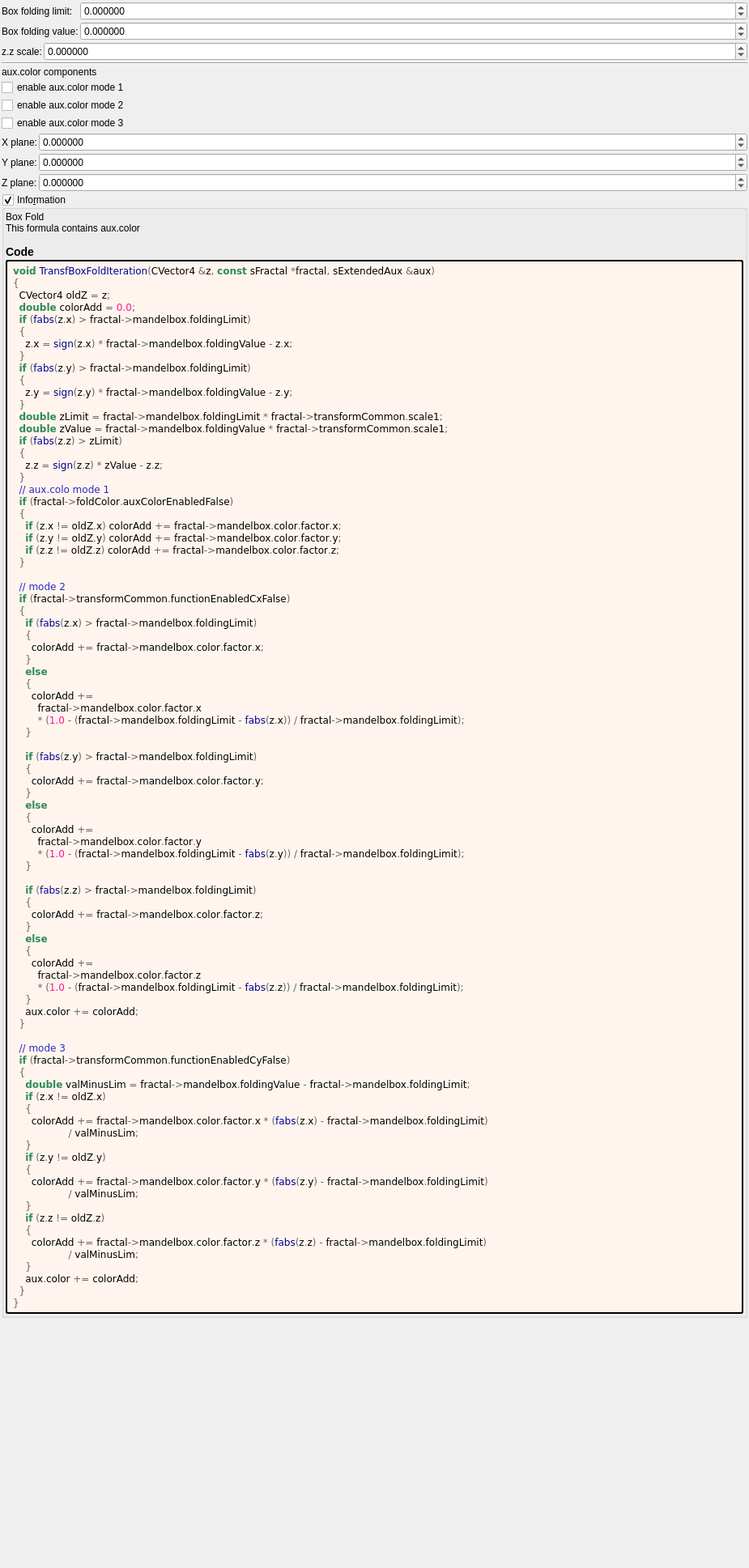
<?xml version="1.0" encoding="UTF-8"?>
<ui version="4.0">
 <class>transf_box_fold</class>
 <widget class="QWidget" name="Form">
  <property name="geometry">
   <rect>
    <x>0</x>
    <y>0</y>
    <width>925</width>
    <height>1937</height>
   </rect>
  </property>
  <property name="windowTitle">
   <string notr="true">transf_box_fold</string>
  </property>
  <layout class="QVBoxLayout" name="verticalLayout">
   <property name="spacing">
    <number>2</number>
   </property>
   <property name="leftMargin">
    <number>2</number>
   </property>
   <property name="topMargin">
    <number>2</number>
   </property>
   <property name="rightMargin">
    <number>2</number>
   </property>
   <property name="bottomMargin">
    <number>2</number>
   </property>
   <item>
    <layout class="QGridLayout" name="gridLayout_12" columnstretch="0,1">
     <property name="spacing">
      <number>2</number>
     </property>
     <item row="0" column="1">
      <widget class="MyDoubleSpinBox" name="spinbox_mandelbox_folding_limit">
       <property name="sizePolicy">
        <sizepolicy hsizetype="Minimum" vsizetype="Maximum">
         <horstretch>0</horstretch>
         <verstretch>0</verstretch>
        </sizepolicy>
       </property>
       <property name="prefix">
        <string/>
       </property>
       <property name="suffix">
        <string/>
       </property>
       <property name="decimals">
        <number>6</number>
       </property>
       <property name="minimum">
        <double>-100.000000000000000</double>
       </property>
       <property name="maximum">
        <double>100.000000000000000</double>
       </property>
       <property name="singleStep">
        <double>0.100000000000000</double>
       </property>
      </widget>
     </item>
     <item row="0" column="0">
      <widget class="QLabel" name="label_47">
       <property name="text">
        <string>Box folding limit:</string>
       </property>
      </widget>
     </item>
     <item row="1" column="1">
      <widget class="MyDoubleSpinBox" name="spinbox_mandelbox_folding_value">
       <property name="sizePolicy">
        <sizepolicy hsizetype="Minimum" vsizetype="Maximum">
         <horstretch>0</horstretch>
         <verstretch>0</verstretch>
        </sizepolicy>
       </property>
       <property name="prefix">
        <string/>
       </property>
       <property name="suffix">
        <string/>
       </property>
       <property name="decimals">
        <number>6</number>
       </property>
       <property name="minimum">
        <double>-100.000000000000000</double>
       </property>
       <property name="maximum">
        <double>100.000000000000000</double>
       </property>
       <property name="singleStep">
        <double>0.100000000000000</double>
       </property>
      </widget>
     </item>
     <item row="1" column="0">
      <widget class="QLabel" name="label_46">
       <property name="text">
        <string>Box folding value:</string>
       </property>
      </widget>
     </item>
    </layout>
   </item>
   <item>
    <layout class="QGridLayout" name="gridLayout_16" columnstretch="0,1">
     <item row="1" column="1">
      <widget class="MyDoubleSpinBox" name="spinbox_transf_scale_1">
       <property name="sizePolicy">
        <sizepolicy hsizetype="Minimum" vsizetype="Maximum">
         <horstretch>0</horstretch>
         <verstretch>0</verstretch>
        </sizepolicy>
       </property>
       <property name="prefix">
        <string/>
       </property>
       <property name="suffix">
        <string/>
       </property>
       <property name="decimals">
        <number>6</number>
       </property>
       <property name="minimum">
        <double>-9.990000000000000</double>
       </property>
       <property name="maximum">
        <double>9.990000000000000</double>
       </property>
       <property name="singleStep">
        <double>0.100000000000000</double>
       </property>
      </widget>
     </item>
     <item row="1" column="0">
      <widget class="QLabel" name="label_172">
       <property name="text">
        <string>z.z scale:</string>
       </property>
      </widget>
     </item>
    </layout>
   </item>
   <item>
    <widget class="Line" name="line">
     <property name="orientation">
      <enum>Qt::Horizontal</enum>
     </property>
    </widget>
   </item>
   <item>
    <layout class="QGridLayout" name="gridLayout_13" columnstretch="0,0,1">
     <property name="spacing">
      <number>2</number>
     </property>
     <item row="2" column="0" colspan="3">
      <widget class="MyCheckBox" name="checkBox_transf_function_enabledCx_false">
       <property name="text">
        <string notr="true">enable aux.color mode 2</string>
       </property>
      </widget>
     </item>
     <item row="5" column="0" colspan="2">
      <widget class="QLabel" name="label_26">
       <property name="text">
        <string>Y plane:</string>
       </property>
      </widget>
     </item>
     <item row="4" column="2">
      <widget class="MyDoubleSpinBox" name="spinbox3_mandelbox_color_x">
       <property name="sizePolicy">
        <sizepolicy hsizetype="Minimum" vsizetype="Maximum">
         <horstretch>0</horstretch>
         <verstretch>0</verstretch>
        </sizepolicy>
       </property>
       <property name="prefix">
        <string/>
       </property>
       <property name="suffix">
        <string/>
       </property>
       <property name="decimals">
        <number>6</number>
       </property>
       <property name="minimum">
        <double>-100.000000000000000</double>
       </property>
       <property name="maximum">
        <double>100.000000000000000</double>
       </property>
       <property name="singleStep">
        <double>0.100000000000000</double>
       </property>
      </widget>
     </item>
     <item row="3" column="0" colspan="3">
      <widget class="MyCheckBox" name="checkBox_transf_function_enabledCy_false">
       <property name="text">
        <string notr="true">enable aux.color mode 3</string>
       </property>
      </widget>
     </item>
     <item row="0" column="0" colspan="3">
      <widget class="QLabel" name="label_27">
       <property name="text">
        <string>aux.color components</string>
       </property>
      </widget>
     </item>
     <item row="5" column="2">
      <widget class="MyDoubleSpinBox" name="spinbox3_mandelbox_color_y">
       <property name="sizePolicy">
        <sizepolicy hsizetype="Minimum" vsizetype="Maximum">
         <horstretch>0</horstretch>
         <verstretch>0</verstretch>
        </sizepolicy>
       </property>
       <property name="prefix">
        <string/>
       </property>
       <property name="suffix">
        <string/>
       </property>
       <property name="decimals">
        <number>6</number>
       </property>
       <property name="minimum">
        <double>-100.000000000000000</double>
       </property>
       <property name="maximum">
        <double>100.000000000000000</double>
       </property>
       <property name="singleStep">
        <double>0.100000000000000</double>
       </property>
      </widget>
     </item>
     <item row="1" column="0" colspan="3">
      <widget class="MyCheckBox" name="checkBox_fold_color_aux_color_enabled_false">
       <property name="text">
        <string notr="true">enable aux.color mode 1</string>
       </property>
      </widget>
     </item>
     <item row="6" column="2">
      <widget class="MyDoubleSpinBox" name="spinbox3_mandelbox_color_z">
       <property name="sizePolicy">
        <sizepolicy hsizetype="Minimum" vsizetype="Maximum">
         <horstretch>0</horstretch>
         <verstretch>0</verstretch>
        </sizepolicy>
       </property>
       <property name="prefix">
        <string/>
       </property>
       <property name="suffix">
        <string/>
       </property>
       <property name="decimals">
        <number>6</number>
       </property>
       <property name="minimum">
        <double>-100.000000000000000</double>
       </property>
       <property name="maximum">
        <double>100.000000000000000</double>
       </property>
       <property name="singleStep">
        <double>0.100000000000000</double>
       </property>
      </widget>
     </item>
     <item row="4" column="0" colspan="2">
      <widget class="QLabel" name="label_25">
       <property name="text">
        <string>X plane:</string>
       </property>
      </widget>
     </item>
     <item row="6" column="0" colspan="2">
      <widget class="QLabel" name="label_30">
       <property name="text">
        <string>Z plane:</string>
       </property>
      </widget>
     </item>
    </layout>
   </item>
   <item>
    <widget class="MyGroupBox" name="groupCheck_info">
     <property name="title">
      <string>Info&amp;rmation</string>
     </property>
     <property name="flat">
      <bool>false</bool>
     </property>
     <property name="checkable">
      <bool>true</bool>
     </property>
     <layout class="QVBoxLayout" name="verticalLayout_2">
      <property name="spacing">
       <number>2</number>
      </property>
      <property name="leftMargin">
       <number>2</number>
      </property>
      <property name="topMargin">
       <number>2</number>
      </property>
      <property name="rightMargin">
       <number>2</number>
      </property>
      <property name="bottomMargin">
       <number>2</number>
      </property>
      <item>
       <widget class="QLabel" name="label_information_general">
        <property name="text">
         <string notr="true">&lt;p&gt;Box Fold&lt;br&gt;This formula contains aux.color&lt;/p&gt;&lt;table&gt;
&lt;/table&gt;
&lt;h3&gt;Code&lt;/h3&gt;</string>
        </property>
        <property name="wordWrap">
         <bool>true</bool>
        </property>
        <property name="openExternalLinks">
         <bool>true</bool>
        </property>
        <property name="textInteractionFlags">
         <set>Qt::LinksAccessibleByMouse|Qt::TextSelectableByMouse</set>
        </property>
       </widget>
      </item>
      <item>
       <widget class="QLabel" name="label_code_content">
        <property name="styleSheet">
         <string notr="true">border-style: outset; border-width: 2px; border-radius: 3px; border-color: black; background-color: #fff5ee; padding: 4px;</string>
        </property>
        <property name="text">
         <string notr="true">&lt;body style=&quot;background-color:#fff5ee&quot;&gt;
&lt;pre style=&quot;color:#000000; background-color:#fff5ee;  font-family:'Courier New',monospace;&quot;&gt;&lt;span style=&quot;color:#2e8b57; font-weight:bold&quot;&gt;void&lt;/span&gt; &lt;span style=&quot;color:#00008f&quot;&gt;TransfBoxFoldIteration&lt;/span&gt;&lt;span style=&quot;color:#676767&quot;&gt;(&lt;/span&gt;CVector4 &lt;span style=&quot;color:#676767&quot;&gt;&amp;amp;&lt;/span&gt;z&lt;span style=&quot;color:#676767&quot;&gt;,&lt;/span&gt; &lt;span style=&quot;color:#2e8b57; font-weight:bold&quot;&gt;const&lt;/span&gt; sFractal &lt;span style=&quot;color:#676767&quot;&gt;*&lt;/span&gt;fractal&lt;span style=&quot;color:#676767&quot;&gt;,&lt;/span&gt; sExtendedAux &lt;span style=&quot;color:#676767&quot;&gt;&amp;amp;&lt;/span&gt;aux&lt;span style=&quot;color:#676767&quot;&gt;)&lt;/span&gt;
&lt;span style=&quot;color:#676767&quot;&gt;{&lt;/span&gt;
  CVector4 oldZ &lt;span style=&quot;color:#676767&quot;&gt;=&lt;/span&gt; z&lt;span style=&quot;color:#676767&quot;&gt;;&lt;/span&gt;
  &lt;span style=&quot;color:#2e8b57; font-weight:bold&quot;&gt;double&lt;/span&gt; colorAdd &lt;span style=&quot;color:#676767&quot;&gt;=&lt;/span&gt; &lt;span style=&quot;color:#ff1493&quot;&gt;0.0&lt;/span&gt;&lt;span style=&quot;color:#676767&quot;&gt;;&lt;/span&gt;
  &lt;span style=&quot;color:#2e8b57; font-weight:bold&quot;&gt;if&lt;/span&gt; &lt;span style=&quot;color:#676767&quot;&gt;(&lt;/span&gt;&lt;span style=&quot;color:#00008f&quot;&gt;fabs&lt;/span&gt;&lt;span style=&quot;color:#676767&quot;&gt;(&lt;/span&gt;z&lt;span style=&quot;color:#676767&quot;&gt;.&lt;/span&gt;x&lt;span style=&quot;color:#676767&quot;&gt;) &amp;gt;&lt;/span&gt; fractal&lt;span style=&quot;color:#676767&quot;&gt;-&amp;gt;&lt;/span&gt;mandelbox&lt;span style=&quot;color:#676767&quot;&gt;.&lt;/span&gt;foldingLimit&lt;span style=&quot;color:#676767&quot;&gt;)&lt;/span&gt;
  &lt;span style=&quot;color:#676767&quot;&gt;{&lt;/span&gt;
    z&lt;span style=&quot;color:#676767&quot;&gt;.&lt;/span&gt;x &lt;span style=&quot;color:#676767&quot;&gt;=&lt;/span&gt; &lt;span style=&quot;color:#00008f&quot;&gt;sign&lt;/span&gt;&lt;span style=&quot;color:#676767&quot;&gt;(&lt;/span&gt;z&lt;span style=&quot;color:#676767&quot;&gt;.&lt;/span&gt;x&lt;span style=&quot;color:#676767&quot;&gt;) *&lt;/span&gt; fractal&lt;span style=&quot;color:#676767&quot;&gt;-&amp;gt;&lt;/span&gt;mandelbox&lt;span style=&quot;color:#676767&quot;&gt;.&lt;/span&gt;foldingValue &lt;span style=&quot;color:#676767&quot;&gt;-&lt;/span&gt; z&lt;span style=&quot;color:#676767&quot;&gt;.&lt;/span&gt;x&lt;span style=&quot;color:#676767&quot;&gt;;&lt;/span&gt;
  &lt;span style=&quot;color:#676767&quot;&gt;}&lt;/span&gt;
  &lt;span style=&quot;color:#2e8b57; font-weight:bold&quot;&gt;if&lt;/span&gt; &lt;span style=&quot;color:#676767&quot;&gt;(&lt;/span&gt;&lt;span style=&quot;color:#00008f&quot;&gt;fabs&lt;/span&gt;&lt;span style=&quot;color:#676767&quot;&gt;(&lt;/span&gt;z&lt;span style=&quot;color:#676767&quot;&gt;.&lt;/span&gt;y&lt;span style=&quot;color:#676767&quot;&gt;) &amp;gt;&lt;/span&gt; fractal&lt;span style=&quot;color:#676767&quot;&gt;-&amp;gt;&lt;/span&gt;mandelbox&lt;span style=&quot;color:#676767&quot;&gt;.&lt;/span&gt;foldingLimit&lt;span style=&quot;color:#676767&quot;&gt;)&lt;/span&gt;
  &lt;span style=&quot;color:#676767&quot;&gt;{&lt;/span&gt;
    z&lt;span style=&quot;color:#676767&quot;&gt;.&lt;/span&gt;y &lt;span style=&quot;color:#676767&quot;&gt;=&lt;/span&gt; &lt;span style=&quot;color:#00008f&quot;&gt;sign&lt;/span&gt;&lt;span style=&quot;color:#676767&quot;&gt;(&lt;/span&gt;z&lt;span style=&quot;color:#676767&quot;&gt;.&lt;/span&gt;y&lt;span style=&quot;color:#676767&quot;&gt;) *&lt;/span&gt; fractal&lt;span style=&quot;color:#676767&quot;&gt;-&amp;gt;&lt;/span&gt;mandelbox&lt;span style=&quot;color:#676767&quot;&gt;.&lt;/span&gt;foldingValue &lt;span style=&quot;color:#676767&quot;&gt;-&lt;/span&gt; z&lt;span style=&quot;color:#676767&quot;&gt;.&lt;/span&gt;y&lt;span style=&quot;color:#676767&quot;&gt;;&lt;/span&gt;
  &lt;span style=&quot;color:#676767&quot;&gt;}&lt;/span&gt;
  &lt;span style=&quot;color:#2e8b57; font-weight:bold&quot;&gt;double&lt;/span&gt; zLimit &lt;span style=&quot;color:#676767&quot;&gt;=&lt;/span&gt; fractal&lt;span style=&quot;color:#676767&quot;&gt;-&amp;gt;&lt;/span&gt;mandelbox&lt;span style=&quot;color:#676767&quot;&gt;.&lt;/span&gt;foldingLimit &lt;span style=&quot;color:#676767&quot;&gt;*&lt;/span&gt; fractal&lt;span style=&quot;color:#676767&quot;&gt;-&amp;gt;&lt;/span&gt;transformCommon&lt;span style=&quot;color:#676767&quot;&gt;.&lt;/span&gt;scale1&lt;span style=&quot;color:#676767&quot;&gt;;&lt;/span&gt;
  &lt;span style=&quot;color:#2e8b57; font-weight:bold&quot;&gt;double&lt;/span&gt; zValue &lt;span style=&quot;color:#676767&quot;&gt;=&lt;/span&gt; fractal&lt;span style=&quot;color:#676767&quot;&gt;-&amp;gt;&lt;/span&gt;mandelbox&lt;span style=&quot;color:#676767&quot;&gt;.&lt;/span&gt;foldingValue &lt;span style=&quot;color:#676767&quot;&gt;*&lt;/span&gt; fractal&lt;span style=&quot;color:#676767&quot;&gt;-&amp;gt;&lt;/span&gt;transformCommon&lt;span style=&quot;color:#676767&quot;&gt;.&lt;/span&gt;scale1&lt;span style=&quot;color:#676767&quot;&gt;;&lt;/span&gt;
  &lt;span style=&quot;color:#2e8b57; font-weight:bold&quot;&gt;if&lt;/span&gt; &lt;span style=&quot;color:#676767&quot;&gt;(&lt;/span&gt;&lt;span style=&quot;color:#00008f&quot;&gt;fabs&lt;/span&gt;&lt;span style=&quot;color:#676767&quot;&gt;(&lt;/span&gt;z&lt;span style=&quot;color:#676767&quot;&gt;.&lt;/span&gt;z&lt;span style=&quot;color:#676767&quot;&gt;) &amp;gt;&lt;/span&gt; zLimit&lt;span style=&quot;color:#676767&quot;&gt;)&lt;/span&gt;
  &lt;span style=&quot;color:#676767&quot;&gt;{&lt;/span&gt;
    z&lt;span style=&quot;color:#676767&quot;&gt;.&lt;/span&gt;z &lt;span style=&quot;color:#676767&quot;&gt;=&lt;/span&gt; &lt;span style=&quot;color:#00008f&quot;&gt;sign&lt;/span&gt;&lt;span style=&quot;color:#676767&quot;&gt;(&lt;/span&gt;z&lt;span style=&quot;color:#676767&quot;&gt;.&lt;/span&gt;z&lt;span style=&quot;color:#676767&quot;&gt;) *&lt;/span&gt; zValue &lt;span style=&quot;color:#676767&quot;&gt;-&lt;/span&gt; z&lt;span style=&quot;color:#676767&quot;&gt;.&lt;/span&gt;z&lt;span style=&quot;color:#676767&quot;&gt;;&lt;/span&gt;
  &lt;span style=&quot;color:#676767&quot;&gt;}&lt;/span&gt;
  &lt;span style=&quot;color:#2929cc&quot;&gt;// aux.colo mode 1&lt;/span&gt;
  &lt;span style=&quot;color:#2e8b57; font-weight:bold&quot;&gt;if&lt;/span&gt; &lt;span style=&quot;color:#676767&quot;&gt;(&lt;/span&gt;fractal&lt;span style=&quot;color:#676767&quot;&gt;-&amp;gt;&lt;/span&gt;foldColor&lt;span style=&quot;color:#676767&quot;&gt;.&lt;/span&gt;auxColorEnabledFalse&lt;span style=&quot;color:#676767&quot;&gt;)&lt;/span&gt;
  &lt;span style=&quot;color:#676767&quot;&gt;{&lt;/span&gt;
    &lt;span style=&quot;color:#2e8b57; font-weight:bold&quot;&gt;if&lt;/span&gt; &lt;span style=&quot;color:#676767&quot;&gt;(&lt;/span&gt;z&lt;span style=&quot;color:#676767&quot;&gt;.&lt;/span&gt;x &lt;span style=&quot;color:#676767&quot;&gt;!=&lt;/span&gt; oldZ&lt;span style=&quot;color:#676767&quot;&gt;.&lt;/span&gt;x&lt;span style=&quot;color:#676767&quot;&gt;)&lt;/span&gt; colorAdd &lt;span style=&quot;color:#676767&quot;&gt;+=&lt;/span&gt; fractal&lt;span style=&quot;color:#676767&quot;&gt;-&amp;gt;&lt;/span&gt;mandelbox&lt;span style=&quot;color:#676767&quot;&gt;.&lt;/span&gt;color&lt;span style=&quot;color:#676767&quot;&gt;.&lt;/span&gt;factor&lt;span style=&quot;color:#676767&quot;&gt;.&lt;/span&gt;x&lt;span style=&quot;color:#676767&quot;&gt;;&lt;/span&gt;
    &lt;span style=&quot;color:#2e8b57; font-weight:bold&quot;&gt;if&lt;/span&gt; &lt;span style=&quot;color:#676767&quot;&gt;(&lt;/span&gt;z&lt;span style=&quot;color:#676767&quot;&gt;.&lt;/span&gt;y &lt;span style=&quot;color:#676767&quot;&gt;!=&lt;/span&gt; oldZ&lt;span style=&quot;color:#676767&quot;&gt;.&lt;/span&gt;y&lt;span style=&quot;color:#676767&quot;&gt;)&lt;/span&gt; colorAdd &lt;span style=&quot;color:#676767&quot;&gt;+=&lt;/span&gt; fractal&lt;span style=&quot;color:#676767&quot;&gt;-&amp;gt;&lt;/span&gt;mandelbox&lt;span style=&quot;color:#676767&quot;&gt;.&lt;/span&gt;color&lt;span style=&quot;color:#676767&quot;&gt;.&lt;/span&gt;factor&lt;span style=&quot;color:#676767&quot;&gt;.&lt;/span&gt;y&lt;span style=&quot;color:#676767&quot;&gt;;&lt;/span&gt;
    &lt;span style=&quot;color:#2e8b57; font-weight:bold&quot;&gt;if&lt;/span&gt; &lt;span style=&quot;color:#676767&quot;&gt;(&lt;/span&gt;z&lt;span style=&quot;color:#676767&quot;&gt;.&lt;/span&gt;z &lt;span style=&quot;color:#676767&quot;&gt;!=&lt;/span&gt; oldZ&lt;span style=&quot;color:#676767&quot;&gt;.&lt;/span&gt;z&lt;span style=&quot;color:#676767&quot;&gt;)&lt;/span&gt; colorAdd &lt;span style=&quot;color:#676767&quot;&gt;+=&lt;/span&gt; fractal&lt;span style=&quot;color:#676767&quot;&gt;-&amp;gt;&lt;/span&gt;mandelbox&lt;span style=&quot;color:#676767&quot;&gt;.&lt;/span&gt;color&lt;span style=&quot;color:#676767&quot;&gt;.&lt;/span&gt;factor&lt;span style=&quot;color:#676767&quot;&gt;.&lt;/span&gt;z&lt;span style=&quot;color:#676767&quot;&gt;;&lt;/span&gt;
  &lt;span style=&quot;color:#676767&quot;&gt;}&lt;/span&gt;

  &lt;span style=&quot;color:#2929cc&quot;&gt;// mode 2&lt;/span&gt;
  &lt;span style=&quot;color:#2e8b57; font-weight:bold&quot;&gt;if&lt;/span&gt; &lt;span style=&quot;color:#676767&quot;&gt;(&lt;/span&gt;fractal&lt;span style=&quot;color:#676767&quot;&gt;-&amp;gt;&lt;/span&gt;transformCommon&lt;span style=&quot;color:#676767&quot;&gt;.&lt;/span&gt;functionEnabledCxFalse&lt;span style=&quot;color:#676767&quot;&gt;)&lt;/span&gt;
  &lt;span style=&quot;color:#676767&quot;&gt;{&lt;/span&gt;
    &lt;span style=&quot;color:#2e8b57; font-weight:bold&quot;&gt;if&lt;/span&gt; &lt;span style=&quot;color:#676767&quot;&gt;(&lt;/span&gt;&lt;span style=&quot;color:#00008f&quot;&gt;fabs&lt;/span&gt;&lt;span style=&quot;color:#676767&quot;&gt;(&lt;/span&gt;z&lt;span style=&quot;color:#676767&quot;&gt;.&lt;/span&gt;x&lt;span style=&quot;color:#676767&quot;&gt;) &amp;gt;&lt;/span&gt; fractal&lt;span style=&quot;color:#676767&quot;&gt;-&amp;gt;&lt;/span&gt;mandelbox&lt;span style=&quot;color:#676767&quot;&gt;.&lt;/span&gt;foldingLimit&lt;span style=&quot;color:#676767&quot;&gt;)&lt;/span&gt;
    &lt;span style=&quot;color:#676767&quot;&gt;{&lt;/span&gt;
      colorAdd &lt;span style=&quot;color:#676767&quot;&gt;+=&lt;/span&gt; fractal&lt;span style=&quot;color:#676767&quot;&gt;-&amp;gt;&lt;/span&gt;mandelbox&lt;span style=&quot;color:#676767&quot;&gt;.&lt;/span&gt;color&lt;span style=&quot;color:#676767&quot;&gt;.&lt;/span&gt;factor&lt;span style=&quot;color:#676767&quot;&gt;.&lt;/span&gt;x&lt;span style=&quot;color:#676767&quot;&gt;;&lt;/span&gt;
    &lt;span style=&quot;color:#676767&quot;&gt;}&lt;/span&gt;
    &lt;span style=&quot;color:#2e8b57; font-weight:bold&quot;&gt;else&lt;/span&gt;
    &lt;span style=&quot;color:#676767&quot;&gt;{&lt;/span&gt;
      colorAdd &lt;span style=&quot;color:#676767&quot;&gt;+=&lt;/span&gt;
        fractal&lt;span style=&quot;color:#676767&quot;&gt;-&amp;gt;&lt;/span&gt;mandelbox&lt;span style=&quot;color:#676767&quot;&gt;.&lt;/span&gt;color&lt;span style=&quot;color:#676767&quot;&gt;.&lt;/span&gt;factor&lt;span style=&quot;color:#676767&quot;&gt;.&lt;/span&gt;x
        &lt;span style=&quot;color:#676767&quot;&gt;* (&lt;/span&gt;&lt;span style=&quot;color:#ff1493&quot;&gt;1.0&lt;/span&gt; &lt;span style=&quot;color:#676767&quot;&gt;- (&lt;/span&gt;fractal&lt;span style=&quot;color:#676767&quot;&gt;-&amp;gt;&lt;/span&gt;mandelbox&lt;span style=&quot;color:#676767&quot;&gt;.&lt;/span&gt;foldingLimit &lt;span style=&quot;color:#676767&quot;&gt;-&lt;/span&gt; &lt;span style=&quot;color:#00008f&quot;&gt;fabs&lt;/span&gt;&lt;span style=&quot;color:#676767&quot;&gt;(&lt;/span&gt;z&lt;span style=&quot;color:#676767&quot;&gt;.&lt;/span&gt;x&lt;span style=&quot;color:#676767&quot;&gt;)) /&lt;/span&gt; fractal&lt;span style=&quot;color:#676767&quot;&gt;-&amp;gt;&lt;/span&gt;mandelbox&lt;span style=&quot;color:#676767&quot;&gt;.&lt;/span&gt;foldingLimit&lt;span style=&quot;color:#676767&quot;&gt;);&lt;/span&gt;
    &lt;span style=&quot;color:#676767&quot;&gt;}&lt;/span&gt;

    &lt;span style=&quot;color:#2e8b57; font-weight:bold&quot;&gt;if&lt;/span&gt; &lt;span style=&quot;color:#676767&quot;&gt;(&lt;/span&gt;&lt;span style=&quot;color:#00008f&quot;&gt;fabs&lt;/span&gt;&lt;span style=&quot;color:#676767&quot;&gt;(&lt;/span&gt;z&lt;span style=&quot;color:#676767&quot;&gt;.&lt;/span&gt;y&lt;span style=&quot;color:#676767&quot;&gt;) &amp;gt;&lt;/span&gt; fractal&lt;span style=&quot;color:#676767&quot;&gt;-&amp;gt;&lt;/span&gt;mandelbox&lt;span style=&quot;color:#676767&quot;&gt;.&lt;/span&gt;foldingLimit&lt;span style=&quot;color:#676767&quot;&gt;)&lt;/span&gt;
    &lt;span style=&quot;color:#676767&quot;&gt;{&lt;/span&gt;
      colorAdd &lt;span style=&quot;color:#676767&quot;&gt;+=&lt;/span&gt; fractal&lt;span style=&quot;color:#676767&quot;&gt;-&amp;gt;&lt;/span&gt;mandelbox&lt;span style=&quot;color:#676767&quot;&gt;.&lt;/span&gt;color&lt;span style=&quot;color:#676767&quot;&gt;.&lt;/span&gt;factor&lt;span style=&quot;color:#676767&quot;&gt;.&lt;/span&gt;y&lt;span style=&quot;color:#676767&quot;&gt;;&lt;/span&gt;
    &lt;span style=&quot;color:#676767&quot;&gt;}&lt;/span&gt;
    &lt;span style=&quot;color:#2e8b57; font-weight:bold&quot;&gt;else&lt;/span&gt;
    &lt;span style=&quot;color:#676767&quot;&gt;{&lt;/span&gt;
      colorAdd &lt;span style=&quot;color:#676767&quot;&gt;+=&lt;/span&gt;
        fractal&lt;span style=&quot;color:#676767&quot;&gt;-&amp;gt;&lt;/span&gt;mandelbox&lt;span style=&quot;color:#676767&quot;&gt;.&lt;/span&gt;color&lt;span style=&quot;color:#676767&quot;&gt;.&lt;/span&gt;factor&lt;span style=&quot;color:#676767&quot;&gt;.&lt;/span&gt;y
        &lt;span style=&quot;color:#676767&quot;&gt;* (&lt;/span&gt;&lt;span style=&quot;color:#ff1493&quot;&gt;1.0&lt;/span&gt; &lt;span style=&quot;color:#676767&quot;&gt;- (&lt;/span&gt;fractal&lt;span style=&quot;color:#676767&quot;&gt;-&amp;gt;&lt;/span&gt;mandelbox&lt;span style=&quot;color:#676767&quot;&gt;.&lt;/span&gt;foldingLimit &lt;span style=&quot;color:#676767&quot;&gt;-&lt;/span&gt; &lt;span style=&quot;color:#00008f&quot;&gt;fabs&lt;/span&gt;&lt;span style=&quot;color:#676767&quot;&gt;(&lt;/span&gt;z&lt;span style=&quot;color:#676767&quot;&gt;.&lt;/span&gt;y&lt;span style=&quot;color:#676767&quot;&gt;)) /&lt;/span&gt; fractal&lt;span style=&quot;color:#676767&quot;&gt;-&amp;gt;&lt;/span&gt;mandelbox&lt;span style=&quot;color:#676767&quot;&gt;.&lt;/span&gt;foldingLimit&lt;span style=&quot;color:#676767&quot;&gt;);&lt;/span&gt;
    &lt;span style=&quot;color:#676767&quot;&gt;}&lt;/span&gt;

    &lt;span style=&quot;color:#2e8b57; font-weight:bold&quot;&gt;if&lt;/span&gt; &lt;span style=&quot;color:#676767&quot;&gt;(&lt;/span&gt;&lt;span style=&quot;color:#00008f&quot;&gt;fabs&lt;/span&gt;&lt;span style=&quot;color:#676767&quot;&gt;(&lt;/span&gt;z&lt;span style=&quot;color:#676767&quot;&gt;.&lt;/span&gt;z&lt;span style=&quot;color:#676767&quot;&gt;) &amp;gt;&lt;/span&gt; fractal&lt;span style=&quot;color:#676767&quot;&gt;-&amp;gt;&lt;/span&gt;mandelbox&lt;span style=&quot;color:#676767&quot;&gt;.&lt;/span&gt;foldingLimit&lt;span style=&quot;color:#676767&quot;&gt;)&lt;/span&gt;
    &lt;span style=&quot;color:#676767&quot;&gt;{&lt;/span&gt;
      colorAdd &lt;span style=&quot;color:#676767&quot;&gt;+=&lt;/span&gt; fractal&lt;span style=&quot;color:#676767&quot;&gt;-&amp;gt;&lt;/span&gt;mandelbox&lt;span style=&quot;color:#676767&quot;&gt;.&lt;/span&gt;color&lt;span style=&quot;color:#676767&quot;&gt;.&lt;/span&gt;factor&lt;span style=&quot;color:#676767&quot;&gt;.&lt;/span&gt;z&lt;span style=&quot;color:#676767&quot;&gt;;&lt;/span&gt;
    &lt;span style=&quot;color:#676767&quot;&gt;}&lt;/span&gt;
    &lt;span style=&quot;color:#2e8b57; font-weight:bold&quot;&gt;else&lt;/span&gt;
    &lt;span style=&quot;color:#676767&quot;&gt;{&lt;/span&gt;
      colorAdd &lt;span style=&quot;color:#676767&quot;&gt;+=&lt;/span&gt;
        fractal&lt;span style=&quot;color:#676767&quot;&gt;-&amp;gt;&lt;/span&gt;mandelbox&lt;span style=&quot;color:#676767&quot;&gt;.&lt;/span&gt;color&lt;span style=&quot;color:#676767&quot;&gt;.&lt;/span&gt;factor&lt;span style=&quot;color:#676767&quot;&gt;.&lt;/span&gt;z
        &lt;span style=&quot;color:#676767&quot;&gt;* (&lt;/span&gt;&lt;span style=&quot;color:#ff1493&quot;&gt;1.0&lt;/span&gt; &lt;span style=&quot;color:#676767&quot;&gt;- (&lt;/span&gt;fractal&lt;span style=&quot;color:#676767&quot;&gt;-&amp;gt;&lt;/span&gt;mandelbox&lt;span style=&quot;color:#676767&quot;&gt;.&lt;/span&gt;foldingLimit &lt;span style=&quot;color:#676767&quot;&gt;-&lt;/span&gt; &lt;span style=&quot;color:#00008f&quot;&gt;fabs&lt;/span&gt;&lt;span style=&quot;color:#676767&quot;&gt;(&lt;/span&gt;z&lt;span style=&quot;color:#676767&quot;&gt;.&lt;/span&gt;z&lt;span style=&quot;color:#676767&quot;&gt;)) /&lt;/span&gt; fractal&lt;span style=&quot;color:#676767&quot;&gt;-&amp;gt;&lt;/span&gt;mandelbox&lt;span style=&quot;color:#676767&quot;&gt;.&lt;/span&gt;foldingLimit&lt;span style=&quot;color:#676767&quot;&gt;);&lt;/span&gt;
    &lt;span style=&quot;color:#676767&quot;&gt;}&lt;/span&gt;
    aux&lt;span style=&quot;color:#676767&quot;&gt;.&lt;/span&gt;color &lt;span style=&quot;color:#676767&quot;&gt;+=&lt;/span&gt; colorAdd&lt;span style=&quot;color:#676767&quot;&gt;;&lt;/span&gt;
  &lt;span style=&quot;color:#676767&quot;&gt;}&lt;/span&gt;

  &lt;span style=&quot;color:#2929cc&quot;&gt;// mode 3&lt;/span&gt;
  &lt;span style=&quot;color:#2e8b57; font-weight:bold&quot;&gt;if&lt;/span&gt; &lt;span style=&quot;color:#676767&quot;&gt;(&lt;/span&gt;fractal&lt;span style=&quot;color:#676767&quot;&gt;-&amp;gt;&lt;/span&gt;transformCommon&lt;span style=&quot;color:#676767&quot;&gt;.&lt;/span&gt;functionEnabledCyFalse&lt;span style=&quot;color:#676767&quot;&gt;)&lt;/span&gt;
  &lt;span style=&quot;color:#676767&quot;&gt;{&lt;/span&gt;
    &lt;span style=&quot;color:#2e8b57; font-weight:bold&quot;&gt;double&lt;/span&gt; valMinusLim &lt;span style=&quot;color:#676767&quot;&gt;=&lt;/span&gt; fractal&lt;span style=&quot;color:#676767&quot;&gt;-&amp;gt;&lt;/span&gt;mandelbox&lt;span style=&quot;color:#676767&quot;&gt;.&lt;/span&gt;foldingValue &lt;span style=&quot;color:#676767&quot;&gt;-&lt;/span&gt; fractal&lt;span style=&quot;color:#676767&quot;&gt;-&amp;gt;&lt;/span&gt;mandelbox&lt;span style=&quot;color:#676767&quot;&gt;.&lt;/span&gt;foldingLimit&lt;span style=&quot;color:#676767&quot;&gt;;&lt;/span&gt;
    &lt;span style=&quot;color:#2e8b57; font-weight:bold&quot;&gt;if&lt;/span&gt; &lt;span style=&quot;color:#676767&quot;&gt;(&lt;/span&gt;z&lt;span style=&quot;color:#676767&quot;&gt;.&lt;/span&gt;x &lt;span style=&quot;color:#676767&quot;&gt;!=&lt;/span&gt; oldZ&lt;span style=&quot;color:#676767&quot;&gt;.&lt;/span&gt;x&lt;span style=&quot;color:#676767&quot;&gt;)&lt;/span&gt;
    &lt;span style=&quot;color:#676767&quot;&gt;{&lt;/span&gt;
      colorAdd &lt;span style=&quot;color:#676767&quot;&gt;+=&lt;/span&gt; fractal&lt;span style=&quot;color:#676767&quot;&gt;-&amp;gt;&lt;/span&gt;mandelbox&lt;span style=&quot;color:#676767&quot;&gt;.&lt;/span&gt;color&lt;span style=&quot;color:#676767&quot;&gt;.&lt;/span&gt;factor&lt;span style=&quot;color:#676767&quot;&gt;.&lt;/span&gt;x &lt;span style=&quot;color:#676767&quot;&gt;* (&lt;/span&gt;&lt;span style=&quot;color:#00008f&quot;&gt;fabs&lt;/span&gt;&lt;span style=&quot;color:#676767&quot;&gt;(&lt;/span&gt;z&lt;span style=&quot;color:#676767&quot;&gt;.&lt;/span&gt;x&lt;span style=&quot;color:#676767&quot;&gt;) -&lt;/span&gt; fractal&lt;span style=&quot;color:#676767&quot;&gt;-&amp;gt;&lt;/span&gt;mandelbox&lt;span style=&quot;color:#676767&quot;&gt;.&lt;/span&gt;foldingLimit&lt;span style=&quot;color:#676767&quot;&gt;)&lt;/span&gt;
                  &lt;span style=&quot;color:#676767&quot;&gt;/&lt;/span&gt; valMinusLim&lt;span style=&quot;color:#676767&quot;&gt;;&lt;/span&gt;
    &lt;span style=&quot;color:#676767&quot;&gt;}&lt;/span&gt;
    &lt;span style=&quot;color:#2e8b57; font-weight:bold&quot;&gt;if&lt;/span&gt; &lt;span style=&quot;color:#676767&quot;&gt;(&lt;/span&gt;z&lt;span style=&quot;color:#676767&quot;&gt;.&lt;/span&gt;y &lt;span style=&quot;color:#676767&quot;&gt;!=&lt;/span&gt; oldZ&lt;span style=&quot;color:#676767&quot;&gt;.&lt;/span&gt;y&lt;span style=&quot;color:#676767&quot;&gt;)&lt;/span&gt;
    &lt;span style=&quot;color:#676767&quot;&gt;{&lt;/span&gt;
      colorAdd &lt;span style=&quot;color:#676767&quot;&gt;+=&lt;/span&gt; fractal&lt;span style=&quot;color:#676767&quot;&gt;-&amp;gt;&lt;/span&gt;mandelbox&lt;span style=&quot;color:#676767&quot;&gt;.&lt;/span&gt;color&lt;span style=&quot;color:#676767&quot;&gt;.&lt;/span&gt;factor&lt;span style=&quot;color:#676767&quot;&gt;.&lt;/span&gt;y &lt;span style=&quot;color:#676767&quot;&gt;* (&lt;/span&gt;&lt;span style=&quot;color:#00008f&quot;&gt;fabs&lt;/span&gt;&lt;span style=&quot;color:#676767&quot;&gt;(&lt;/span&gt;z&lt;span style=&quot;color:#676767&quot;&gt;.&lt;/span&gt;y&lt;span style=&quot;color:#676767&quot;&gt;) -&lt;/span&gt; fractal&lt;span style=&quot;color:#676767&quot;&gt;-&amp;gt;&lt;/span&gt;mandelbox&lt;span style=&quot;color:#676767&quot;&gt;.&lt;/span&gt;foldingLimit&lt;span style=&quot;color:#676767&quot;&gt;)&lt;/span&gt;
                  &lt;span style=&quot;color:#676767&quot;&gt;/&lt;/span&gt; valMinusLim&lt;span style=&quot;color:#676767&quot;&gt;;&lt;/span&gt;
    &lt;span style=&quot;color:#676767&quot;&gt;}&lt;/span&gt;
    &lt;span style=&quot;color:#2e8b57; font-weight:bold&quot;&gt;if&lt;/span&gt; &lt;span style=&quot;color:#676767&quot;&gt;(&lt;/span&gt;z&lt;span style=&quot;color:#676767&quot;&gt;.&lt;/span&gt;z &lt;span style=&quot;color:#676767&quot;&gt;!=&lt;/span&gt; oldZ&lt;span style=&quot;color:#676767&quot;&gt;.&lt;/span&gt;z&lt;span style=&quot;color:#676767&quot;&gt;)&lt;/span&gt;
    &lt;span style=&quot;color:#676767&quot;&gt;{&lt;/span&gt;
      colorAdd &lt;span style=&quot;color:#676767&quot;&gt;+=&lt;/span&gt; fractal&lt;span style=&quot;color:#676767&quot;&gt;-&amp;gt;&lt;/span&gt;mandelbox&lt;span style=&quot;color:#676767&quot;&gt;.&lt;/span&gt;color&lt;span style=&quot;color:#676767&quot;&gt;.&lt;/span&gt;factor&lt;span style=&quot;color:#676767&quot;&gt;.&lt;/span&gt;z &lt;span style=&quot;color:#676767&quot;&gt;* (&lt;/span&gt;&lt;span style=&quot;color:#00008f&quot;&gt;fabs&lt;/span&gt;&lt;span style=&quot;color:#676767&quot;&gt;(&lt;/span&gt;z&lt;span style=&quot;color:#676767&quot;&gt;.&lt;/span&gt;z&lt;span style=&quot;color:#676767&quot;&gt;) -&lt;/span&gt; fractal&lt;span style=&quot;color:#676767&quot;&gt;-&amp;gt;&lt;/span&gt;mandelbox&lt;span style=&quot;color:#676767&quot;&gt;.&lt;/span&gt;foldingLimit&lt;span style=&quot;color:#676767&quot;&gt;)&lt;/span&gt;
                  &lt;span style=&quot;color:#676767&quot;&gt;/&lt;/span&gt; valMinusLim&lt;span style=&quot;color:#676767&quot;&gt;;&lt;/span&gt;
    &lt;span style=&quot;color:#676767&quot;&gt;}&lt;/span&gt;
    aux&lt;span style=&quot;color:#676767&quot;&gt;.&lt;/span&gt;color &lt;span style=&quot;color:#676767&quot;&gt;+=&lt;/span&gt; colorAdd&lt;span style=&quot;color:#676767&quot;&gt;;&lt;/span&gt;
  &lt;span style=&quot;color:#676767&quot;&gt;}&lt;/span&gt;
&lt;span style=&quot;color:#676767&quot;&gt;}&lt;/span&gt;
&lt;/pre&gt;
&lt;/body&gt;</string>
        </property>
        <property name="wordWrap">
         <bool>true</bool>
        </property>
        <property name="openExternalLinks">
         <bool>true</bool>
        </property>
        <property name="textInteractionFlags">
         <set>Qt::LinksAccessibleByMouse|Qt::TextSelectableByMouse</set>
        </property>
       </widget>
      </item>
     </layout>
    </widget>
   </item>
   <item>
    <spacer name="verticalSpacer_2">
     <property name="orientation">
      <enum>Qt::Vertical</enum>
     </property>
     <property name="sizeHint" stdset="0">
      <size>
       <width>20</width>
       <height>40</height>
      </size>
     </property>
    </spacer>
   </item>
  </layout>
 </widget>
 <customwidgets>
  <customwidget>
   <class>MyDoubleSpinBox</class>
   <extends>QDoubleSpinBox</extends>
   <header>my_double_spin_box.h</header>
  </customwidget>
  <customwidget>
   <class>MyGroupBox</class>
   <extends>QGroupBox</extends>
   <header>my_group_box.h</header>
   <container>1</container>
  </customwidget>
  <customwidget>
   <class>MyCheckBox</class>
   <extends>QCheckBox</extends>
   <header>my_check_box.h</header>
  </customwidget>
 </customwidgets>
 <tabstops>
  <tabstop>spinbox_mandelbox_folding_limit</tabstop>
  <tabstop>spinbox_mandelbox_folding_value</tabstop>
  <tabstop>spinbox_transf_scale_1</tabstop>
  <tabstop>groupCheck_info</tabstop>
 </tabstops>
 <resources/>
 <connections/>
</ui>
